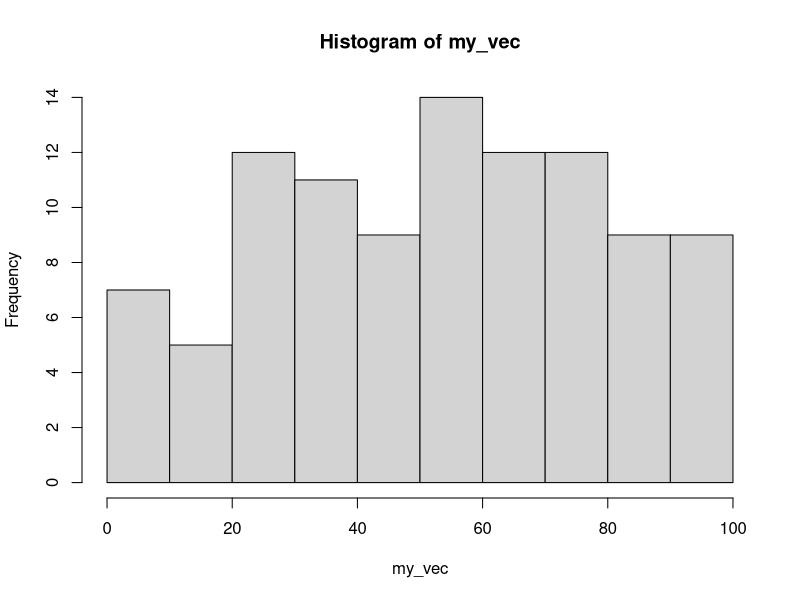
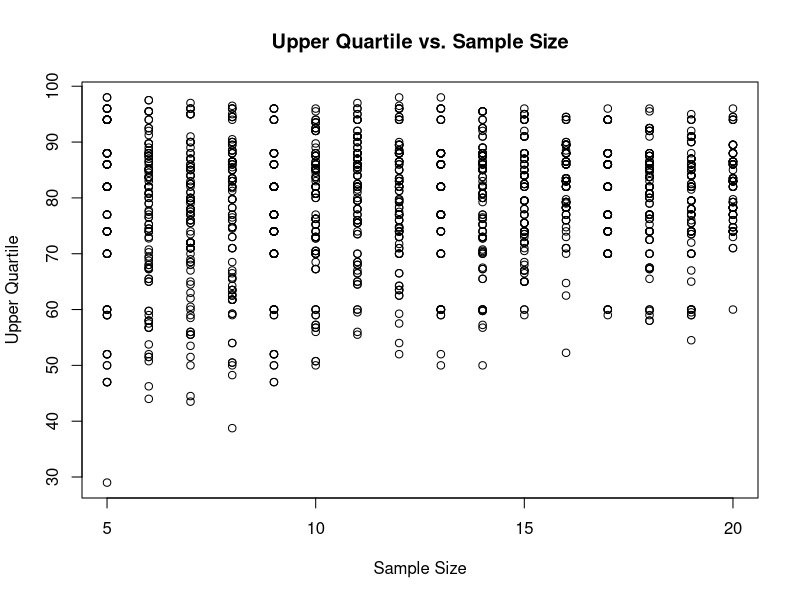

Generate these figures, in order, with R: (Note: this script raises an error after producing the figures.)
## ---- chunk 1
knitr::opts_chunk$set(echo = TRUE)
library(dplyr)
library(ggplot2)
## ---- chunk 2
my_vec <- runif(100, min =0, max = 100)
str(my_vec)
summary(my_vec)
## ---- chunk 3
hist(my_vec)
## ---- chunk 4
data(mtcars)
class(mtcars)
str(mtcars)
summary(mtcars)
## ---- chunk 5
vole_vaso <- c(98,96,94,88,86,82,77,74,70,60,
           59,52,50,47,40,35,29,13,6,5)
## ---- chunk 6
vole_mean <- mean(vole_vaso)
vole_median <- median(vole_vaso)
vole_sd <- sd(vole_vaso)
vole_iqr <- IQR(vole_vaso)
## ---- chunk 7
vole_se <- vole_sd/sqrt(length(vole_vaso))
## ---- chunk 8
quantile(vole_vaso, probs = 0.75)
## ---- chunk 9
uq_resample <- quantile(sample(vole_vaso, size = 10), probs = 0.75)
## ---- chunk 10
vole_sim <- data.frame(samp_size3 = rep(5:20, 100)) 
## ---- chunk 11
vole_sim <- vole_sim %>%
  rowwise() %>%
  mutate(uq = quantile(sample(vole_vaso, samp_size3, replace=T), probs=0.75)) %>%
  ungroup()
## ---- chunk 12
plot(uq ~ samp_size3, data=vole_sim, main = "Upper Quartile vs. Sample Size", xlab = "Sample Size", ylab = "Upper Quartile")
## ---- chunk 13
vole_sim_summarize <- vole_sim %>%
  group_by(samp_size3) %>%
  summarize(uq_m = mean(uq),
            uq_sd = sd(uq), 
            uq_se = uq_sd/sqrt(100),
            uq_ci = uq_se*2,
            uq_low = uq_m -uq_ci,
            uq_high = uq_m +uq_ci) %>% 
  ungroup()
## ---- chunk 14
# Upper Quartile with a Sample size of 10 using quantile
uq_ci <- quantile(sample(vole_sim$uq, size = 10),c(0.05,0.95))

## ---- chunk 15
# Take a sample of 10 upper quartile values from the vole_sim vector
uq_vec <- sample(vole_sim$uq, size = 10) 

# Calculate the SE and CI for the uq_vec
uq_init2 <- 2*(sd(uq_vec)/sqrt(length(uq_vec)))
uq_ci2 <- c(mean(uq_vec)-uq_init2, mean(uq_vec)+uq_init2)

## ---- chunk 16
# Setup a new data frame
CI_uq <- data.frame(samp_size = rep(5:20, 100))  %>% 
  # Add new columns for the high and low CI intervals
  mutate(ci_low = quantile(sample(vole_vaso, samp_size, replace = T), probs = 0.05),
         ci_high = quantile(sample(vole_vaso, samp_size, replace = T), probs = 0.95)) %>% 
  ungroup()

# Sample 
CI_uq_resamp <- sample_n(CI_uq, size = 10, replace = T)
## ---- chunk 17
CI

